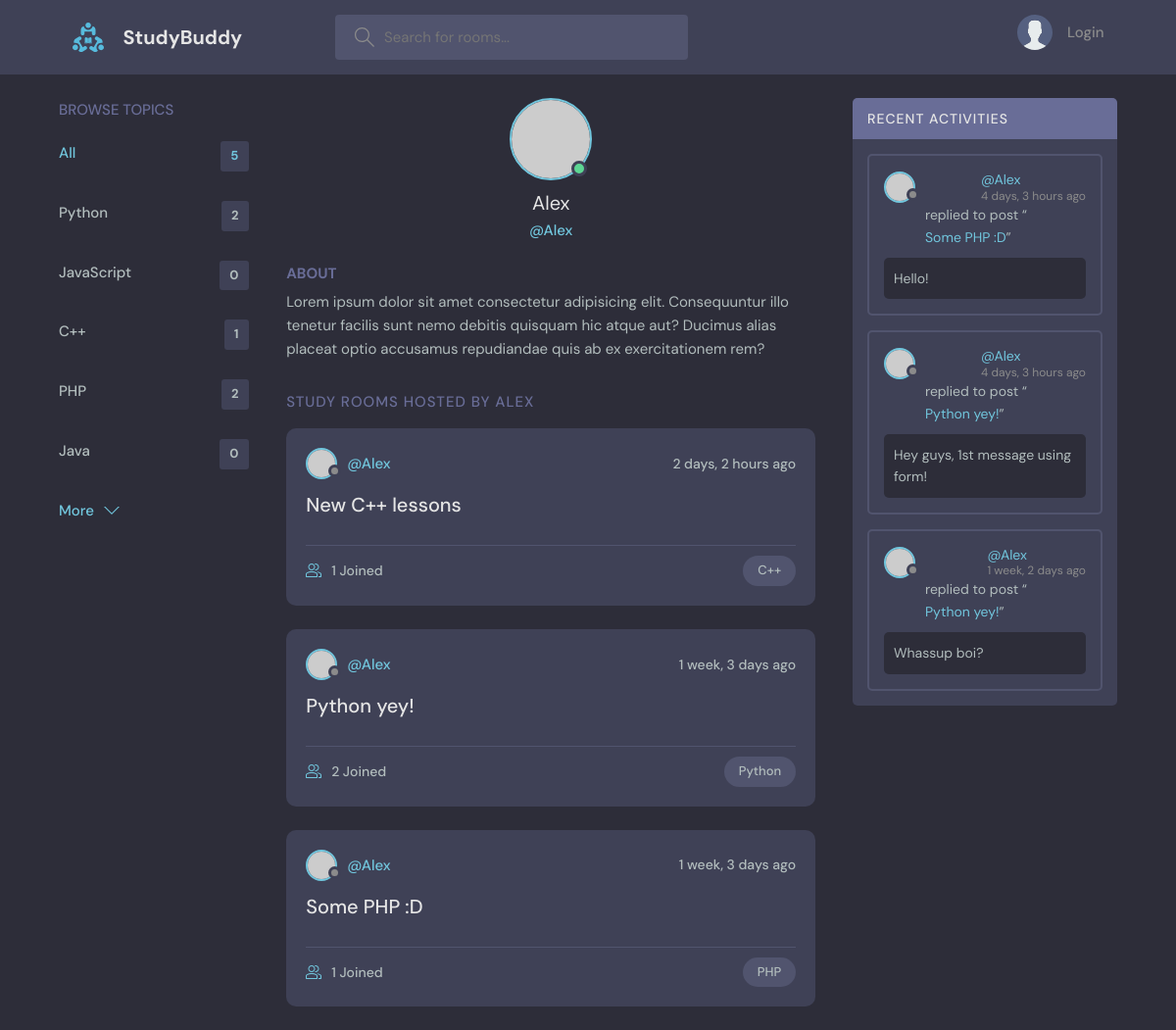
Page /profile/1/ on the committed database.
### main/models.py (models this page shows, shortened)
class Topic(models.Model):
    name = models.CharField(max_length=200)

class Room(models.Model):
    host = models.ForeignKey(User, on_delete=models.SET_NULL, null=True)
    topic = models.ForeignKey(Topic, on_delete=models.SET_NULL, null=True)
    name = models.CharField(max_length=200)
    description = models.TextField(null=True, blank=True)
    participants = models.ManyToManyField(User, related_name='Participants', blank=True)
    updated = models.DateTimeField(auto_now=True)
    created = models.DateTimeField(auto_now_add=True)
    class Meta:
        ordering = ['-updated', '-created']
    def __str__(self):
        return self.name

class Message(models.Model):
    user = models.ForeignKey(User, on_delete=models.CASCADE)
    room = models.ForeignKey(Room, on_delete=models.CASCADE)
    body = models.TextField()
    updated = models.DateTimeField(auto_now=True)
    created = models.DateTimeField(auto_now_add=True)
    class Meta:
        ordering = ['-updated', '-created']

### main/views.py (the view)
# urls.py: path('profile/<str:pk>/', views.userProfile, name='user-profile'),
def userProfile(request, pk):
    user = User.objects.get(id=pk)
    room_messages = user.message_set.all()
    rooms = user.room_set.all()
    topics = Topic.objects.all()
    context = {'user': user, 'rooms': rooms, 'room_messages': room_messages,
               'topics': topics}
    return render(request, 'main/profile.html', context)

### main/templates/main/profile.html (shortened to what this page needs)
{% extends 'main.html' %}
{% block content %}
  <main class="profile-page layout layout--3">
    <div class="container">
      {% include 'main/topics_component.html' %}
      <div class="roomList">
        <div class="profile">
          <div class="profile__avatar">
            <div class="avatar avatar--large active">
              <img src="https://randomuser.me/api/portraits/men/11.jpg" />
            </div>
          </div>
          <div class="profile__info">
            <h3>{{user.username}}</h3>
            <p>@{{user.username}}</p>
          </div>
          <div class="profile__about">
            <h3>About</h3>
            <p>
              Lorem ipsum dolor sit amet consectetur adipisicing elit. Consequuntur illo tenetur
              facilis sunt nemo debitis quisquam hic atque aut? Ducimus alias placeat optio
              accusamus repudiandae quis ab ex exercitationem rem?
            </p>
          </div>
        </div>
        <div class="roomList__header">
          <div>
            <h2>Study Rooms Hosted by {{user.username}}</a>
            </h2>
          </div>
        </div>
        {% include 'main/feed_component.html' %}
      </div>
      {% include 'main/activity_component.html' %}
    </div>
  </main>
{% endblock %}

### main/templates/main/topics_component.html
<div class="topics">
          <div class="topics__header">
            <h2>Browse Topics</h2>
          </div>
          <ul class="topics__list">
            <li>
              <a href="{% url 'home' %}" class="active">All <span>{{topics.count}}</span></a>
            </li>
            {% for topic in topics %}
            <li>
              <a href="{% url 'home' %}?q={{topic.name}}">{{topic.name}} <span>{{topic.room_set.all.count}}</span></a>
            </li>
            {% endfor %}
          </ul>
          <a class="btn btn--link" href="topics.html">
            More
            <svg version="1.1" xmlns="http://www.w3.org/2000/svg" width="32" height="32" viewBox="0 0 32 32">
              <title>chevron-down</title>
              <path d="M16 21l-13-13h-3l16 16 16-16h-3l-13 13z"></path>
            </svg>
          </a>
        </div>

### main/templates/main/feed_component.html (shortened to what this page needs)
{% for room in rooms %}
<div class="roomListRoom">
  <div class="roomListRoom__header">
              <a href="{% url 'user-profile' room.host_id %}" class="roomListRoom__author">
                <div class="avatar avatar--small">
                  <img src="https://randomuser.me/api/portraits/women/11.jpg" />
                </div>
                <span>@{{room.host.username}}</span>
              </a>
              <div class="roomListRoom__actions">
                <span>{{room.created|timesince}} ago</span>
              </div>
            </div>
            <div class="roomListRoom__content">
              <a href="{% url 'room' room.id %}">{{room.name}}</a>
            </div>
            <div class="roomListRoom__meta">
              <a href="{% url 'room' room.id %}" class="roomListRoom__joined">
                {{room.participants.all.count}} Joined
              </a>
              <p class="roomListRoom__topic">{{room.topic.name}}</p>
            </div>
</div>
{% endfor %}

### main/templates/main/activity_component.html (shortened to what this page needs)
<div class="activities">
          <div class="activities__header">
            <h2>Recent Activities</h2>
          </div>
    {% for message in room_messages %}
          <div class="activities__box">
            <div class="activities__boxHeader roomListRoom__header">
              <a href="{% url 'user-profile' message.user_id %}" class="roomListRoom__author">
                <div class="avatar avatar--small">
                  <img src="https://randomuser.me/api/portraits/women/11.jpg" />
                </div>
                <p>
                  <a href="{% url 'user-profile' message.user_id %}">@{{message.user}}</a>
                  <span>{{message.created|timesince}} ago</span>
                </p>
              </a>
            </div>
            <div class="activities__boxContent">
              <p>replied to post “<a href="{% url 'room' message.room_id %}">{{message.room}}</a>”</p>
              <div class="activities__boxRoomContent">
                  {{message.body}}
              </div>
            </div>
          </div>
    {% endfor %}
</div>

### rows in the picture
Topic: name "Python", room_set.all.count "2"
Topic: name "JavaScript", room_set.all.count "0"
Topic: name "C++", room_set.all.count "1"
Topic: name "PHP", room_set.all.count "2"
Topic: name "Java", room_set.all.count "0"
Room: host.username "Alex", created "2 days, 2 hours", name "New C++ lessons", participants.all.count "1", topic.name "C++"
Room: host.username "Alex", created "1 week, 3 days", name "Python yey!", participants.all.count "2", topic.name "Python"
Room: host.username "Alex", created "1 week, 3 days", name "Some PHP :D", participants.all.count "1", topic.name "PHP"
Message: user "Alex", created "4 days, 3 hours", room "Some PHP :D", body "Hello!"
Message: user "Alex", created "4 days, 3 hours", room "Python yey!", body "Hey guys, 1st message using form!"
Message: user "Alex", created "1 week, 2 days", room "Python yey!", body "Whassup boi?"

### other values in the picture
{{ topics.count }} "5"
{{ user.username }} "Alex"
{{ user.username }} "ALEX"
